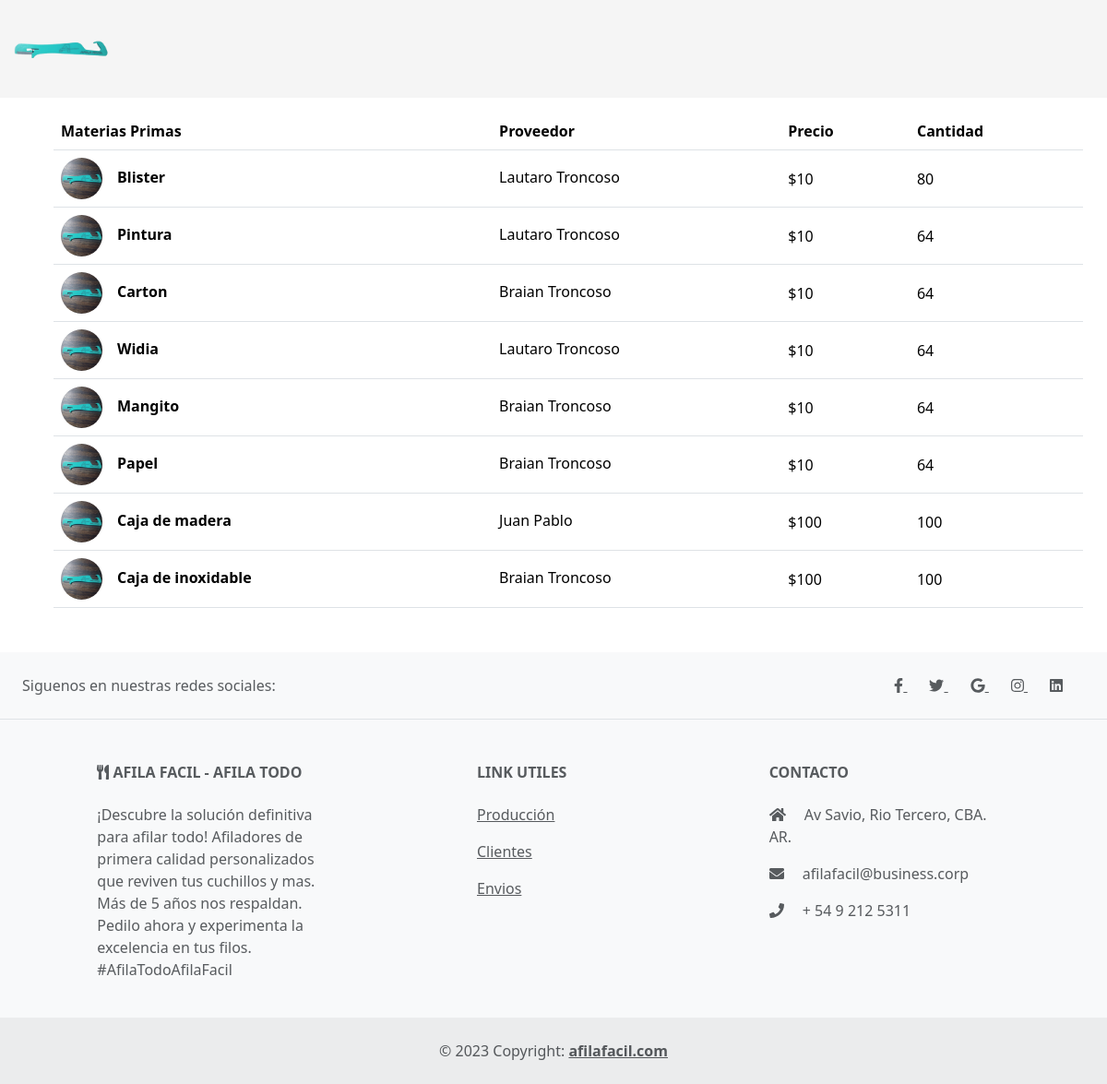
The page /materias_primas/ on the database as committed earlier.
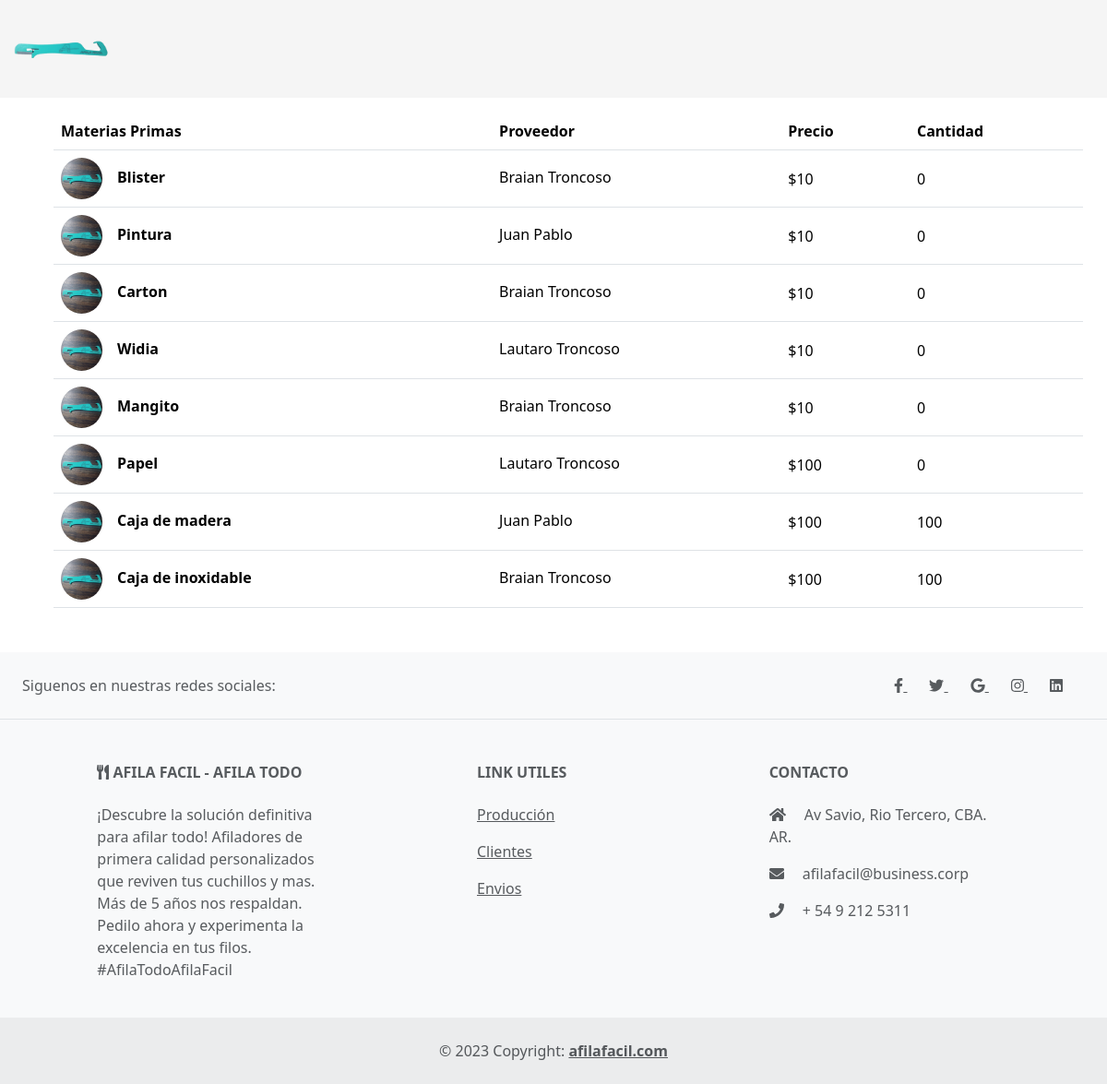
The same page on the database as committed later.
### materias_primas/models.py (models this page shows, shortened)
class Materias(models.Model):
    nombre = models.CharField(max_length=45)
    precio = models.IntegerField()
    cantidad = models.IntegerField()
    proveedores = models.ForeignKey(Proveedores, null=True, blank=True, on_delete=models.SET_NULL, related_name='materias')
    imagen = models.CharField(max_length=100)
    def get_imagen_url(self):
        if self.imagen:
            return f"/static/img/{self.imagen}"
        else:
            return "/static/img/afilador.jpeg"
    class Meta:
        db_table = 'materias'
        verbose_name = "Materia"

### proveedores/models.py (models this page shows, shortened)
class Proveedores(models.Model):
    nombre = models.CharField(max_length=50)
    apellido = models.CharField(max_length=50)
    direccion = models.CharField(max_length=100)
    telefono = models.IntegerField(null=True, blank=True)
    email = models.CharField(max_length=100)
    imagen = models.TextField(null=True, blank=True)
    class Meta:
        db_table = 'proveedores'
        verbose_name = "Proveedores"

### materias_primas/views.py (the view)
# urls.py: path('', views.mostrar_materias_primas, name='materias_primas'),
def mostrar_materias_primas(request):
    materias = Materias.objects.all()
    return render(request, 'materias_primas.html', {'materias': materias, 'mensaje': "No hay Materia Prima"})

### materias_primas/templates/materias_primas.html (shortened to what this page needs)
{% extends "materias_primas/layout.html" %}
{% load static %}
{% block content %}
{% if materias%}
<div class="container">
    <table class="table align-middle mb-0 bg-white m-3 mb-5">
        <thead class="bg-light">
        <tr>
            <th>Materias Primas</th>
            <th>Proveedor</th>
            <th>Precio</th>
            <th>Cantidad</th>
        </tr>
        </thead>
        <tbody>
        {% for materia in materias %}
            <tr>
                <td>
                <div class="d-flex align-items-center">
                    <img
                        src="{{ materia.get_imagen_url }}"
                        alt="NO-IMG"
                        style="width: 45px; height: 45px"
                        class="rounded-circle"
                        />
                    <div class="ms-3">
                    <p class="fw-bold mb-1 ml-2">{{materia.nombre}}</p>
                    </div>
                </div>
                </td>
                <td>
                <p class="fw-normal mb-1">{{ materia.proveedores.nombre }} {{ materia.proveedores.apellido}}</p>
                </td>
                <td>${{ materia.precio }}</td>
                <td>{{ materia.cantidad }}</td>
            </tr>
        {%endfor%}
        </tbody>
    </table>
{%else%}
    {{ mensaje }}
{%endif%}
</div>
{% endblock %}

### materias_primas/templates/materias_primas/layout.html (shortened to what this page needs)
{% load static %}
<!DOCTYPE html>
<html lang="en">
<head>
    <link href="https://cdn.jsdelivr.net/npm/bootstrap@5.3.1/dist/css/bootstrap.min.css" rel="stylesheet">
</head>
<body>
    {% include "materias_primas/nav.html"%}
        {% block content %}
        {% endblock %}
    {% include "materias_primas/footer.html"%}
</body>
</html>

### materias_primas/templates/materias_primas/nav.html (shortened to what this page needs)
{% load static %}
{% block content %}
<nav class="navbar navbar-expand-lg navbar-light" style="background-color:#f5f5f5;">
  <div class="container-fluid">
    <div class="collapse navbar-collapse" id="navbarSupportedContent">
      <a class="navbar-brand mt-2 mt-lg-0" href="#">
        <img
          src="{% static 'img/logo.jpeg' %}"
          height="80"
          alt="Logo Afila Facil"
          loading="lazy"
        />
      </a>
    </div>
    </div>
</nav>
{% endblock %}

### materias_primas/templates/materias_primas/footer.html
{% block content %}
<footer class="text-center text-lg-start bg-light text-muted">
    <section class="d-flex justify-content-center justify-content-lg-between p-4 border-bottom">
      <div class="me-5 d-none d-lg-block">
        <span>Siguenos en nuestras redes sociales: </span>
      </div>
      <div>
        <a href="" class="me-4 text-reset">
          <i class="fab fa-facebook-f"></i>
        </a>
        <a href="" class="me-4 text-reset">
          <i class="fab fa-twitter"></i>
        </a>
        <a href="" class="me-4 text-reset">
          <i class="fab fa-google"></i>
        </a>
        <a href="" class="me-4 text-reset">
          <i class="fab fa-instagram"></i>
        </a>
        <a href="" class="me-4 text-reset">
          <i class="fab fa-linkedin"></i>
        </a>
      </div>
    </section>
    <section class="">
      <div class="container text-center text-md-start mt-5">
        <div class="row mt-3">
          <div class="col-md-3 col-lg-4 col-xl-3 mx-auto mb-4">
            <h6 class="text-uppercase fw-bold mb-4">
              <i class="fas fa-utensils"></i> AFILA FACIL - AFILA TODO
            </h6>
            <p>
                ¡Descubre la solución definitiva para afilar todo! Afiladores de primera calidad personalizados que reviven tus cuchillos y mas. Más de 5 años nos respaldan. Pedilo ahora y experimenta la excelencia en tus filos. #AfilaTodoAfilaFacil
            </p>
          </div>
          <div class="col-md-3 col-lg-2 col-xl-2 mx-auto mb-4">
            <h6 class="text-uppercase fw-bold mb-4">
              Link Utiles
            </h6>
            <p>
              <a href="#!" class="text-reset">Producción</a>
            </p>
            <p>
              <a href="#!" class="text-reset">Clientes</a>
            </p>
            <p>
              <a href="#!" class="text-reset">Envios</a>
            </p>
          </div>
          <div class="col-md-4 col-lg-3 col-xl-3 mx-auto mb-md-0 mb-4">
            <h6 class="text-uppercase fw-bold mb-4">Contacto</h6>
            <p><i class="fas fa-home me-3"></i> Av Savio, Rio Tercero, CBA. AR.</p>
            <p>
              <i class="fas fa-envelope me-3"></i>
              afilafacil@business.corp
            </p>
            <p><i class="fas fa-phone me-3"></i> + 54 9 212 5311</p>
          </div>
        </div>
      </div>
    </section>
    <div class="text-center p-4" style="background-color: rgba(0, 0, 0, 0.05);">
      © 2023 Copyright:
      <a class="text-reset fw-bold" href="https://www.afilafacil.com/">afilafacil.com</a>
    </div>
  </footer>
  {% endblock %}

Rows that differ between the two databases and show on the page:
changed Materias "Blister": proveedores.nombre "Lautaro" → "Braian"; cantidad "80" → "0"
changed Materias "Pintura": proveedores.nombre "Lautaro" → "Juan"; proveedores.apellido "Troncoso" → "Pablo"; cantidad "64" → "0"
changed Materias "Carton": cantidad "64" → "0"
changed Materias "Widia": cantidad "64" → "0"
changed Materias "Mangito": cantidad "64" → "0"
changed Materias "Papel": proveedores.nombre "Braian" → "Lautaro"; precio "10" → "100"; cantidad "64" → "0"
